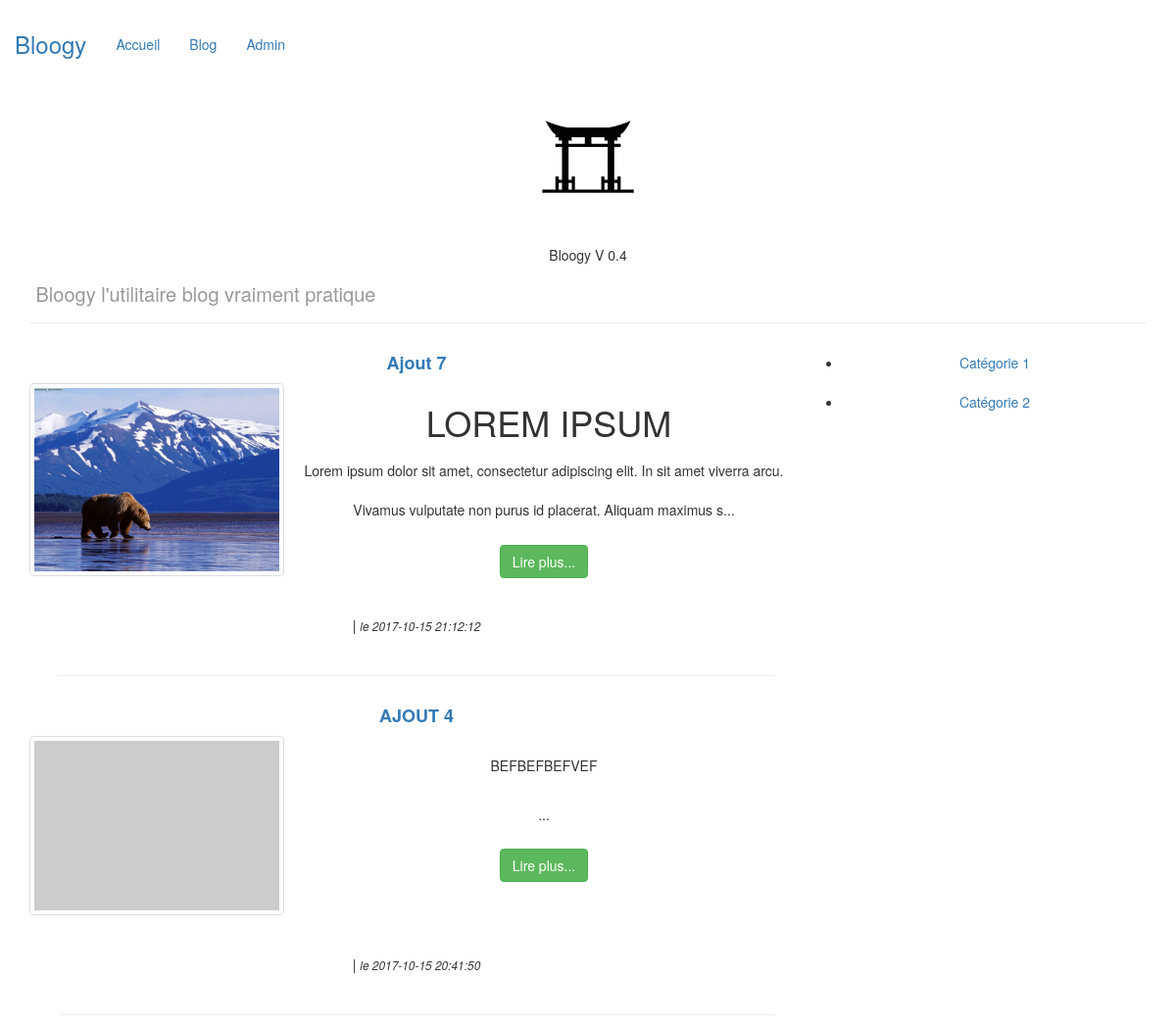
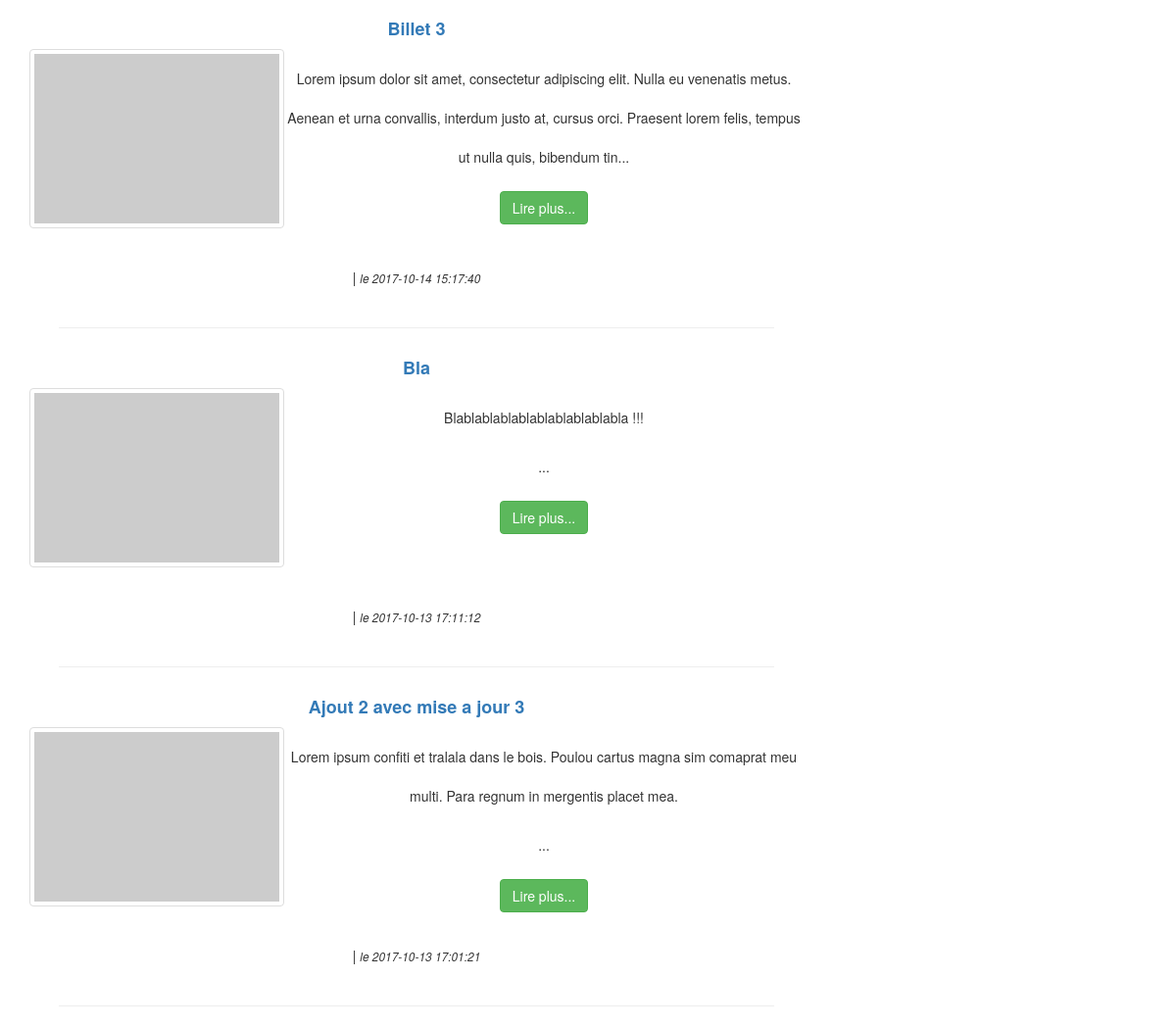
The page / on the database its author committed (2 pictures, top to bottom).
### tables this page shows
CREATE TABLE IF NOT EXISTS `articles` (
  `id` int(11) NOT NULL AUTO_INCREMENT,
  `titre` varchar(100) NOT NULL,
  `contenu` mediumtext NOT NULL,
  `date` datetime NOT NULL DEFAULT CURRENT_TIMESTAMP,
  `category_id` int(11) NOT NULL,
  `pictureUrl` varchar(255) DEFAULT NULL,
  PRIMARY KEY (`id`)
);

CREATE TABLE IF NOT EXISTS `categories` (
  `id` int(11) NOT NULL AUTO_INCREMENT,
  `titre` mediumtext NOT NULL,
  PRIMARY KEY (`id`)
);

### core/Controller/Controller.php (called while the page is built, shortened)
<?php
class Controller{
    protected $viewPath;
    protected function render($view, $variables = [])
    {
        extract($variables);
        require($this->viewPath . str_replace('.', '/', $view) . '.php');
    }
}

### app/Controller/PostsController.php (called while the page is built, shortened)
<?php
class PostsController extends AppController {
    public function index(){
        $posts = $this->Post->last();
        $categories = $this->Category->all();
        $this->render('posts.index', compact('posts', 'categories'));
    }
}

### public/index.php (called while the page is built, shortened)
<?php
if(isset($_GET['p'])){
    $page = $_GET['p'];
}else{
    $page = 'posts.index';
}
$page = explode('.', $page);
if($page[0] == 'admin'){
    $controller = '\App\Controller\Admin\\' . ucfirst($page[1]) . 'Controller';
    $action = $page[2];
}else{
    $action = $page[1];
}
$controller = new $controller();
$controller->$action();

### core/Table/Table.php (called while the page is built, shortened)
<?php
class Table{
    protected $table;
    protected $db;
    public function __construct(Database $db)
    {
        $this->db = $db;
    }
    public function all()
    {
        return $this->query('SELECT * FROM ' . $this->table);
    }
     public function query($stmt, $attr = null, $one = false)
     {
        if($attr)
        {
            return $this->db->prepare(
                $stmt,
                $attr,
                str_replace('Table', 'Entity', get_class($this)),
                $one
            );
        }else
        {
            return $this->db->query(
                $stmt,
                str_replace('Table', 'Entity', get_class($this)),
                $one
            );
        }
    }
}

### core/Database/MysqlDatabase.php (called while the page is built, shortened)
<?php
class MysqlDatabase extends Database
{
    private $db_name;
    private $db_user;
    private $db_pass;
    private $db_host;
    private $pdo;
    public function __construct($db_name, $db_user = 'root', $db_pass = 'root', $db_host = 'localhost')
    {
        $this->db_name = $db_name;
        $this->db_user = $db_user;
        $this->db_pass = $db_pass;
        $this->db_host = $db_host;
    }
    private function getPDO(){
        if($this->pdo === null) {
            try {
                $pdo = new PDO('mysql:dbname=' . $this->db_name . ';host=' . $this->db_host,
                    $this->db_user, $this->db_pass);
            } catch (PDOException $e) {
                \App::error('La connexion à la base de donnée a échouée : ' .$e->getMessage());
               die();
            }
            $pdo->setAttribute(PDO::ATTR_ERRMODE, PDO::ERRMODE_EXCEPTION);
            $this->pdo = $pdo;
        }
        return $this->pdo;
    }
    public function query($stmt, $class_name = null, $one = false)
    {
        $req = $this->getPDO()->query($stmt);
        if($class_name === null)
        {
            $req->setFetchMode(PDO::FETCH_OBJ);
        }else
        {
            $req->setFetchMode(PDO::FETCH_CLASS, $class_name);
        }
        if($one)
        {
            $datas = $req->fetch();
        }
        else
        {
            $datas = $req->fetchAll();
        }
        return $datas;
    }
}

### app/Table/PostTable.php (called while the page is built, shortened)
<?php
class PostTable extends Table {
    public function last(){
        return $this->query("
            SELECT articles.id AS postId, articles.titre, articles.contenu, articles.date, categories.titre as categorie, articles.pictureUrl
            FROM articles
            LEFT JOIN categories ON category_id = categories.id
            ORDER BY articles.date DESC
        ");
    }
}

### app/Autoloader.php (called while the page is built, shortened)
<?php
class Autoloader{
    static function autoload($class){
        if (strpos($class, __NAMESPACE__ . '\\') === 0){
            $class = str_replace(__NAMESPACE__ . '\\', '', $class);
            $class = str_replace('\\', '/', $class);
        }
    }
}

### core/Autoloader.php (called while the page is built, shortened)
<?php
class Autoloader{
    static function autoload($class){
        if (strpos($class, __NAMESPACE__ . '\\') === 0){
            $class = str_replace(__NAMESPACE__ . '\\', '', $class);
            $class = str_replace('\\', '/', $class);
        }
    }
}

### core/Entity/Entity.php (called while the page is built, shortened)
<?php
class Entity{
    public function __get($key){
        $method = 'get' . ucfirst($key);
        $this->$key = $this->$method();
        return $this->$key;
    }
}

### app/Views/posts/index.php (the view, shortened to what this page needs)
<div class="container" >
    <header class="row">
        <div class="col-md-12">
            <img src="img/bloogy.png" alt="bloogy">
        </div>
    </header>
</div>
<div class="container">
    <div class="page-header">
            <div class="row">
                <div class="blog-title col-xs-12">Bloogy V 0.4</div>
            </div>
            <div class="row">
                <div class="blog-description  col-xs-12 col-md-5 col-lg-4">Bloogy l'utilitaire blog vraiment pratique</div>
            </div>
    </div>
</div>
<div class="container">
        <section id='blog-show'>
            <div class="container">
                <div class="col-sm-8">
                    <?php
                    foreach($posts as $post)
                        {
                    ?>
                        <div class="row">
                            <div class="span12">
                                <div class="row">
                                    <div class="span8">
                                        <h4><strong><a href="?p=posts.show&postId=<?= $post->postId; ?>"><?= $post->title ?></a></strong></h4>
                                    </div>
                                </div>
                                <div class="row">
                                    <div class="span2 pull-left">
                                        <a href="?p=posts.show&postId=<?= $post->postId; ?>" class="thumbnail postThumbnail">
                                            <?php
                            if ($post->pictureUrl == '' ) {
                                            ?>
                                            <img src="http://placehold.it/260x180" alt="">
                                            <?php
                            } else {
                                            ?>
                                            <img src="<?= $post->pictureUrl; ?>" alt="">
                                            <?php
                            }
                                            ?>
                                        </a>
                                    </div>
                                    <div class="span10">
                                            <?= $post->extrait; ?>
                                        <p><a class="btn btn-success marginBottom10" href="?p=posts.show&postId=<?= $post->postId; ?>">Lire plus...</a> </p>
                                    </div>
                                </div>
                                <div class="row">
                                    <div class="span8">
                                        <p>
                                            | <i class="icon-calendar"></i> <em><small>le <?= $post->date; ?> </small></em>
                                        </p>
                                    </div>
                                </div>
                            </div>
                        </div>
                        <hr>
                    <?php
                    }
                    ?>
            </div>
            <div class="col-sm-4">
                <ul>
                  <?php foreach($categories as $categorie): ?>
                  <li><a href="index.php?p=posts.category&id=<?= $categorie->id; ?> "><?= $categorie->titre; ?></a></li>
                  <?php endforeach; ?>
		        </ul>
            </div>
            </div>
        </section>
    </div>

### app/Entity/PostEntity.php (shortened to what this page needs)
<?php
class PostEntity extends Entity {
    protected $postId;
    protected $titre;
    protected $contenu;
    protected $pictureUrl;
    public function getPostId() {
        return $this->postId;
    }
    public function getTitle() {
        return $this->titre;
    }
        public function getPictureUrl() {
        return $this->pictureUrl;
    }
    public function getExtrait(){
        $html = '<p>' . substr($this->contenu, 0, 200) . '...</p>';
        return $html;
    }
}

### public/css/bloogy.css (style rules this page uses)
html, body { overflow-x: hidden; }
body { padding-top: 100px; }
.postThumbnail { max-height: 200px; max-width: 260px; }
.blog-description { font-size: 20px; color: #999; }
.page-header { position: relative; }
[class*="col-"], footer { line-height: 40px; text-align: center; }

### rows shown on the page
articles: titre "Ajout 7", pictureUrl (picture), contenu "LOREM IPSUM Lorem ipsum dolor sit amet, consectetur adipiscing elit. In sit amet viverra arcu. Vivamus vulputate non purus id placerat. Aliquam maximus s", date "2017-10-15 21:12:12"
articles: titre "AJOUT 4", contenu "BEFBEFBEFVEF", date "2017-10-15 20:41:50"
articles: titre "Billet 3", contenu "Lorem ipsum dolor sit amet, consectetur adipiscing elit. Nulla eu venenatis metus. Aenean et urna convallis, interdum justo at, cursus orci. Praesent lorem felis, tempus ut nulla quis, bibendum tin", date "2017-10-14 15:17:40"
articles: titre "Bla", contenu "Blablablablablablablablablabla !!!", date "2017-10-13 17:11:12"
articles: titre "Ajout 2 avec mise a jour 3", contenu "Lorem ipsum confiti et tralala dans le bois. Poulou cartus magna sim comaprat meu multi. Para regnum in mergentis placet mea.", date "2017-10-13 17:01:21"
categories: titre "Catégorie 1"
categories: titre "Catégorie 2"
